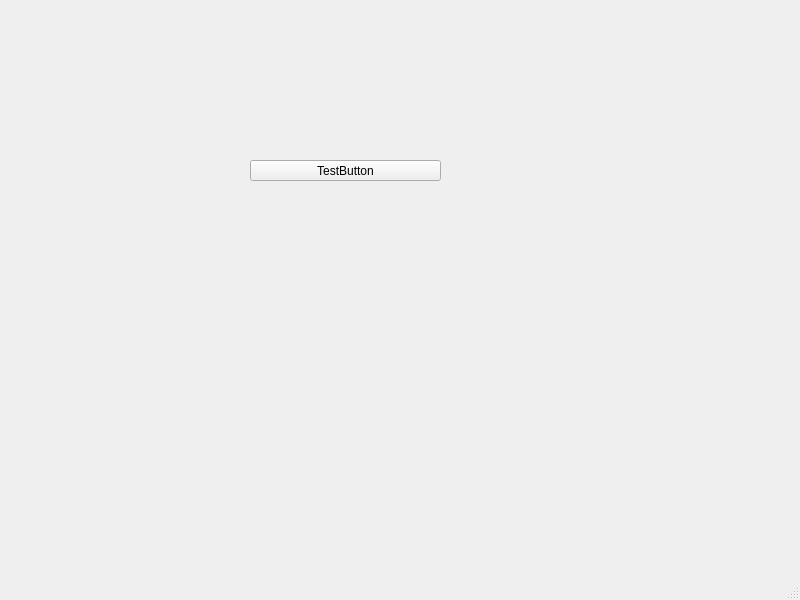
<?xml version="1.0" encoding="UTF-8"?>
<ui version="4.0">
 <class>MainWindow</class>
 <widget class="QMainWindow" name="MainWindow">
  <property name="geometry">
   <rect>
    <x>0</x>
    <y>0</y>
    <width>800</width>
    <height>600</height>
   </rect>
  </property>
  <property name="windowTitle">
   <string>MainWindow</string>
  </property>
  <widget class="QWidget" name="centralwidget">
   <widget class="QPushButton" name="pushButton">
    <property name="geometry">
     <rect>
      <x>250</x>
      <y>160</y>
      <width>191</width>
      <height>21</height>
     </rect>
    </property>
    <property name="text">
     <string>TestButton</string>
    </property>
   </widget>
  </widget>
  <widget class="QMenuBar" name="menubar">
   <property name="geometry">
    <rect>
     <x>0</x>
     <y>0</y>
     <width>800</width>
     <height>20</height>
    </rect>
   </property>
  </widget>
  <widget class="QStatusBar" name="statusbar"/>
 </widget>
 <resources/>
 <connections/>
</ui>
